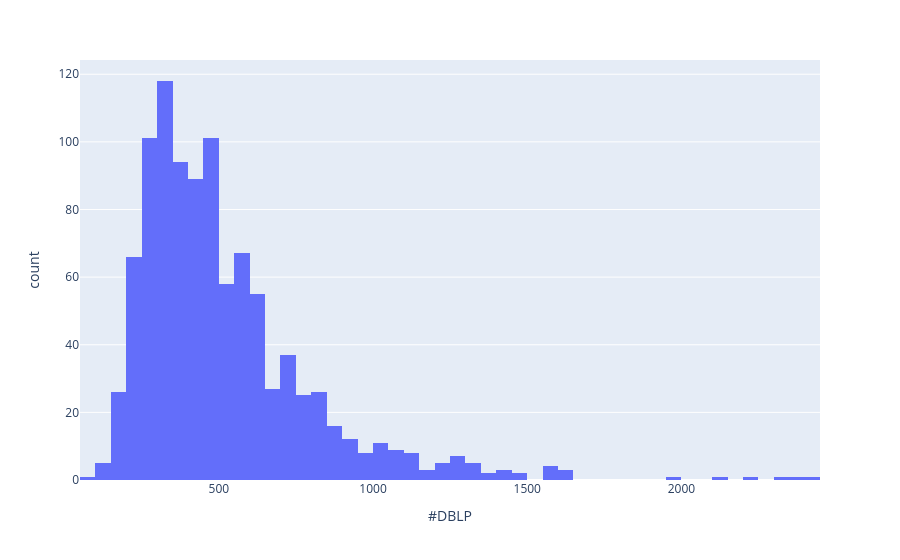

Notebook source saved alongside this figure:
### Markdown cell above
### Histogram

### Code cell
px.histogram(df, x='#DBLP', nbins=100).show(render='colab')

### Figure 1 — Plotly figure (JSON) as saved in the notebook; plotly's stock layout.template omitted (floating-point values rounded to 4 significant figures; data arrays with more than 128 entries replaced by an {"elided": "..."} marker saying what was removed)
{"data": [{"bingroup": "x", "hovertemplate": "#DBLP=%{x}<br>count=%{y}<extra></extra>", "legendgroup": "", "marker": {"color": "#636efa", "pattern": {"shape": ""}}, "name": "", "nbinsx": 100, "orientation": "v", "showlegend": false, "type": "histogram", "x": {"elided": "1000 int values"}, "xaxis": "x", "yaxis": "y"}], "layout": {"barmode": "relative", "legend": {"tracegroupgap": 0}, "margin": {"t": 60}, "xaxis": {"anchor": "y", "domain": [0, 1], "title": {"text": "#DBLP"}}, "yaxis": {"anchor": "x", "domain": [0, 1], "title": {"text": "count"}}}}
